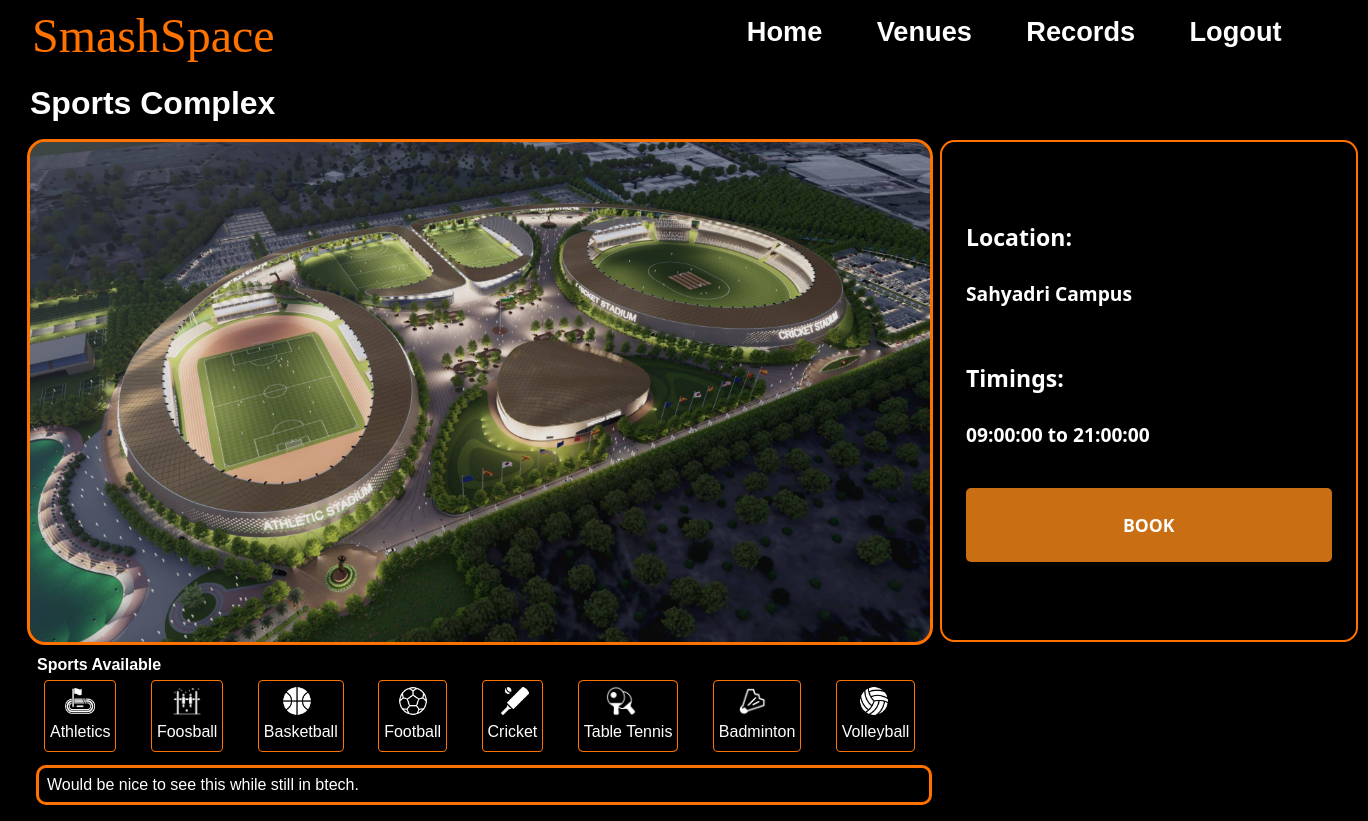
Page /venues/Sports Complex (signed in) on the committed database.
### models.py (models this page shows, shortened)
class Venue(db.Model):
    VenueID = db.Column(db.Integer, primary_key=True, autoincrement = True)
    VenueName = db.Column(db.String(100), nullable=False)
    VenueAddress = db.Column(db.String(500), nullable=False)
    VenueImageURL = db.Column(db.String(200))
    FirstSlot = db.Column(db.Time, nullable = False)
    LastSlot = db.Column(db.Time, nullable = False)
    Sports = db.relationship('Sport', secondary='venue_sport', backref= db.backref('venues', lazy='dynamic'))
    VenueBlog = db.Column(db.String(2000))

class Sport(db.Model):
    SportID = db.Column(db.Integer, primary_key=True, autoincrement=True)
    SportName = db.Column(db.String(100), nullable=False, unique=True)
    SportImageURL= db.Column(db.String(200))

### app.py (the view)
@app.route("/venues/<venuename>", methods=['GET', 'POST'])
def booking_page(venuename):
    venue = Venue.query.filter_by(VenueName=venuename).first()
    if request.method == "POST":
        if current_user.is_authenticated:
            return redirect(url_for("book_venue",venuename=venuename))
        else:
            flash("You have not Logged In","error")
            return redirect(url_for("userlogin"))
    return render_template("Booking_page.html", venue=venue ,messages=get_flashed_messages(), avail_sports=venue.Sports)

### app.py (called while the page is built)
@login_manager.user_loader
def load_user(user_id):
    return User.query.get(int(user_id))

### templates/Booking_page.html (shortened to what this page needs)
{% extends 'Base.html' %}
{% block css %}
<link rel="stylesheet" href="/static/css/booking_page.css">
{% endblock %}
{% block content %}
<div style="width:fit-content;">
    <div style="display: flex; width:97vw; justify-content: space-between;">
        <div>
            <h1 class="venue">{{ venue.VenueName }}</h1>
            <img class = "venicon" src="{{ venue.VenueImageURL }}">
        </div>
        <div  id= "buxa" style="margin-top: 65px;margin-right: 210px;">
            <p class="location"><span style="font-weight: 600; font-size: larger;"> Location: </span><br><br>  {{ venue.VenueAddress }}</p>
            <p class="timings"><span style="font-weight: 600;font-size: larger;"> Timings: </span><br><br>  {{ venue.FirstSlot }} to {{ venue.LastSlot }}</p>
            <form action="/venues/{{venue.VenueName}}" method="post">
                <input class="button" type="submit" value="BOOK">
            </form>
        </div>
    </div>
    <h4 style="margin-left: 17px;">Sports Available</h4>
    {% for i in avail_sports %}
    <div class="sportcontainer">
       <img class = "icon" src="{{ i.SportImageURL }}">
       <p class="eachsport" style="padding-bottom: 5px;">{{ i.SportName }}</p>
    </div>
    {% endfor %}
    <div class="blog">
        <p>{{ venue.VenueBlog }}</p>
    </div>
</div>
{% endblock %}

### static/css/base.css (style rules this page uses)
* { margin: 0; padding: 0; text-decoration: none; box-sizing: border-box; transition: all 0.5s; }
body { background-color: black; max-width: 1000px; margin: 0 auto; }

### static/css/booking_page.css (style rules this page uses)
body { font-family: Arial; background-color: black; margin: 0; padding-top: 75px; margin-left: 20px; overflow-x: hidden; color: white; }
.button { display: inline-block; padding: 25px 157px; margin-top: 40px; background-color: #c96e12; color: #fff; border: none; border-radius: 5px; text-align: center; text-decoration: none; transition: background-color 0.2s ease; font-size: 1.1em; font-weight: bold; font-family: 'Segoe UI', Tahoma, Geneva, Verdana, sans-serif; }
.icon { width: 30px; height: 30px; display: block; align-items: center; margin-left: 25%; }
.venicon { width: 900px; height: 500px; margin: 10px; outline: 3px solid #ff7200; border-radius: 15px; }
.eachsport { display: inline-block; align-items: top; margin-top: 7px; }
.venue { margin: 10px; }
.location,.timings,.book-button { margin-left: 0; margin-right: 150px; font-size: larger; }
.sportcontainer { display: inline-block; padding: 5px; background-color: #000; height: 70px; outline: 1px solid #ff7200; margin: 7px; border-radius: 5%; color: #fff; margin-left: 25px; }
.location,.timings { margin-top: 55px; }
.blog { margin-left: 19px; margin-top: 10px; outline: 3px solid #ff7200; border-radius:7px; padding: 8px; height:auto; width: 890px; margin-bottom: 30px; }
#buxa { color: #fff; padding: 1.5em; border-radius: 0.9em; background-color: #000; width: auto; font-family:'Segoe UI', Tahoma, Geneva, Verdana, sans-serif; font-weight: bold; border: 2px solid #ff7200; height: 502px; }

### rows in the picture
Venue: VenueName "Sports Complex", VenueImageURL (picture), VenueAddress "Sahyadri Campus", FirstSlot "09:00:00", LastSlot "21:00:00", VenueBlog "Would be nice to see this while still in btech."
Sport: SportImageURL (picture), SportName "Athletics"
Sport: SportImageURL (picture), SportName "Foosball"
Sport: SportImageURL (picture), SportName "Basketball"
Sport: SportImageURL (picture), SportName "Football"
Sport: SportImageURL (picture), SportName "Cricket"
Sport: SportImageURL (picture), SportName "Table Tennis"
Sport: SportImageURL (picture), SportName "Badminton"
Sport: SportImageURL (picture), SportName "Volleyball"
